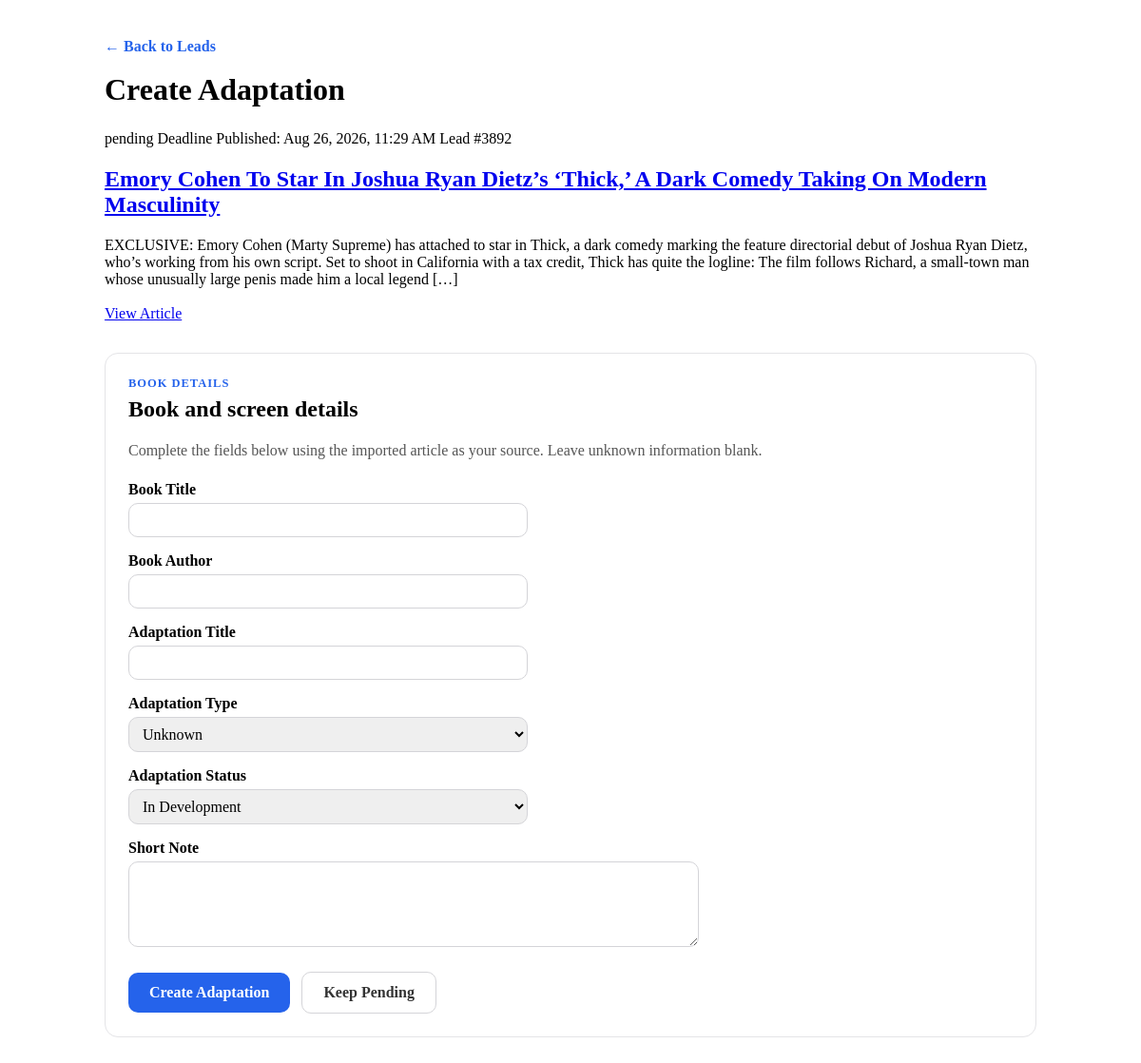
The page /admin/create-adaptation.php?lead_id=3892 (signed in) on the database its author committed.
### tables this page shows
CREATE TABLE leads (
        id INTEGER PRIMARY KEY AUTOINCREMENT,
        rss_guid TEXT NOT NULL UNIQUE,
        source TEXT NOT NULL DEFAULT 'Deadline',
        article_title TEXT NOT NULL,
        article_url TEXT NOT NULL,
        article_excerpt TEXT,
        published_at TEXT,
        status TEXT NOT NULL DEFAULT 'pending',
        notes TEXT,
        reviewed_at TEXT,
        created_at TEXT NOT NULL DEFAULT CURRENT_TIMESTAMP,
        updated_at TEXT NOT NULL DEFAULT CURRENT_TIMESTAMP
    , featured_image_url TEXT);

### includes/functions.php (called while the page is built, shortened)
<?php
function format_datetime(?string $datetime): string
{
    $date = DateTime::createFromFormat('Y-m-d H:i:s', $datetime);
    return $date->format('M j, Y, g:i A');
}
function h(string|null $value): string
{
    return htmlspecialchars($value ?? '', ENT_QUOTES, 'UTF-8');
}
function status_class(string $status): string
{
    return match ($status) {
        'pending' => 'status-pending',
        'approved' => 'status-approved',
        'rejected' => 'status-rejected',
        'ignored' => 'status-ignored',
        default => 'status-default',
    };
}

### admin/create-adaptation.php (the view, shortened to what this page needs)
<?php
require_once __DIR__ . '/../includes/functions.php';
$pdo = get_db();
$leadId = isset($_GET['lead_id']) ? (int) $_GET['lead_id'] : 0;
$stmt = $pdo->prepare(
    'SELECT *
     FROM leads
     WHERE id = :id
     LIMIT 1'
);
$stmt->execute([':id' => $leadId]);
$lead = $stmt->fetch(PDO::FETCH_ASSOC);
?>
<!DOCTYPE html>
<html lang="en">
<head>
    <link rel="stylesheet" href="/style.css">
</head>
<body>
    <main class="admin-page">
        <p>
            <a href="/admin/leads.php?status=pending">← Back to Leads</a>
        </p>
        <h1>Create Adaptation</h1>
        <section class="lead-list">
            <article class="lead-card">
                <div class="lead-meta">
                    <span class="status-badge <?= h(status_class($lead['status'])) ?>">
                        <?= h($lead['status']) ?>
                    </span>
                    <span><?= h($lead['source']) ?></span>
                    <?php if (!empty($lead['published_at'])): ?>
                        <span>Published: <?= h(format_datetime($lead['published_at'])) ?></span>
                    <?php endif; ?>
                    <span>Lead #<?= h((string) $lead['id']) ?></span>
                </div>
                <h2>
                    <a href="<?= h($lead['article_url']) ?>" target="_blank" rel="noopener">
                        <?= h($lead['article_title']) ?>
                    </a>
                </h2>
                <?php if (!empty($lead['article_excerpt'])): ?>
                    <p class="excerpt"><?= h($lead['article_excerpt']) ?></p>
                <?php endif; ?>
                <div class="lead-actions">
                    <a class="button button-primary" href="<?= h($lead['article_url']) ?>" target="_blank" rel="noopener">
                        View Article
                    </a>
                </div>
            </article>
        </section>
        <section class="admin-card">
            <p class="eyebrow">Book Details</p>
            <h2>Book and screen details</h2>
            <p class="admin-note">
                Complete the fields below using the imported article as your source. Leave unknown information blank.
            </p>
            <form method="post" action="/admin/store-adaptation.php">
                <div class="form-group">
                    <label for="book_title">Book Title</label>
                    <input type="text" id="book_title" name="book_title" required>
                </div>
                <div class="form-group">
                    <label for="book_author">Book Author</label>
                    <input type="text" id="book_author" name="book_author">
                </div>
                <div class="form-group">
                    <label for="adaptation_title">Adaptation Title</label>
                    <input type="text" id="adaptation_title" name="adaptation_title">
                </div>
                <div class="form-group">
                    <label for="adaptation_type">Adaptation Type</label>
                    <select id="adaptation_type" name="adaptation_type">
                        <option value="">Unknown</option>
                    </select>
                </div>
                <div class="form-group">
                    <label for="adaptation_status">Adaptation Status</label>
                    <select id="adaptation_status" name="adaptation_status">
                        <option value="In Development">In Development</option>
                    </select>
                </div>
                <div class="form-group">
                    <label for="short_note">Short Note</label>
                    <textarea id="short_note" name="short_note" rows="4"></textarea>
                </div>
                <div class="form-actions">
                    <button type="submit">Create Adaptation</button>
                    <a href="/admin/leads.php?status=pending" class="button-secondary">
                        Keep Pending
                    </a>
                </div>
            </form>
        </section>
    </main>
</body>
</html>

### style.css (style rules this page uses)
.admin-page { max-width: 980px; margin: 40px auto; padding: 0 24px 60px; }
.admin-page h1 { margin: 0 0 24px; font-size: 2rem; }
.admin-page>p:first-child { margin-bottom: 18px; }
.admin-page>p:first-child a { color: #2563eb; text-decoration: none; font-weight: 600; }
.admin-card { background: #ffffff; border: 1px solid #e4e4e7; border-radius: 14px; padding: 24px; margin-top: 32px; margin-bottom: 28px; }
.eyebrow { margin: 0 0 6px; font-size: .78rem; font-weight: 700; letter-spacing: .08em; text-transform: uppercase; color: #2563eb; }
.admin-card h2 { margin: 0 0 18px; }
.admin-note { margin-bottom: 20px; color: #555; line-height: 1.5; }
.form-group { margin-bottom: 16px; }
.form-group label { display: block; margin-bottom: 5px; font-weight: 600; }
.form-group input, .form-group select, .form-group textarea { width: 100%; padding: 8px 10px; border: 1px solid #d4d4d8; border-radius: 10px; font: inherit; box-sizing: border-box; transition: border-color .2s, box-shadow .2s; }
.form-group textarea { width: 600px; max-width: 100%; min-height: 90px; resize: vertical; }
.form-group input, .form-group select { width: 420px; max-width: 100%; }
.form-actions { display: flex; gap: 12px; margin-top: 22px; align-items: center; }
.form-actions button { background: #2563eb; color: white; border: none; padding: 12px 22px; border-radius: 10px; cursor: pointer; font: inherit; font-weight: 600; }
.button-secondary { display: inline-block; padding: 12px 22px; border: 1px solid #d4d4d8; border-radius: 10px; color: #333; text-decoration: none; background: #fff; font-weight: 600; }
.lead-card { margin-bottom: 32px; }
.lead-actions { display: flex; gap: 10px; flex-wrap: wrap; margin-top: 18px; margin-bottom: 8px; }

### rows shown on the page
leads: status "pending", source "Deadline", published_at "Aug 26, 2026, 11:29 AM", id "3892", article_title "Emory Cohen To Star In Joshua Ryan Dietz’s ‘Thick,’ A Dark Comedy Taking On Modern Masculinity", article_excerpt "EXCLUSIVE: Emory Cohen (Marty Supreme) has attached to star in Thick, a dark comedy marking the feature directorial debut of Joshua Ryan Dietz, who’s working from his own script. Set to shoot in California with a tax credit, Thick has quite the logline: The film follows Richard, a small-town man whose unusually large penis made him a local legend […]"
